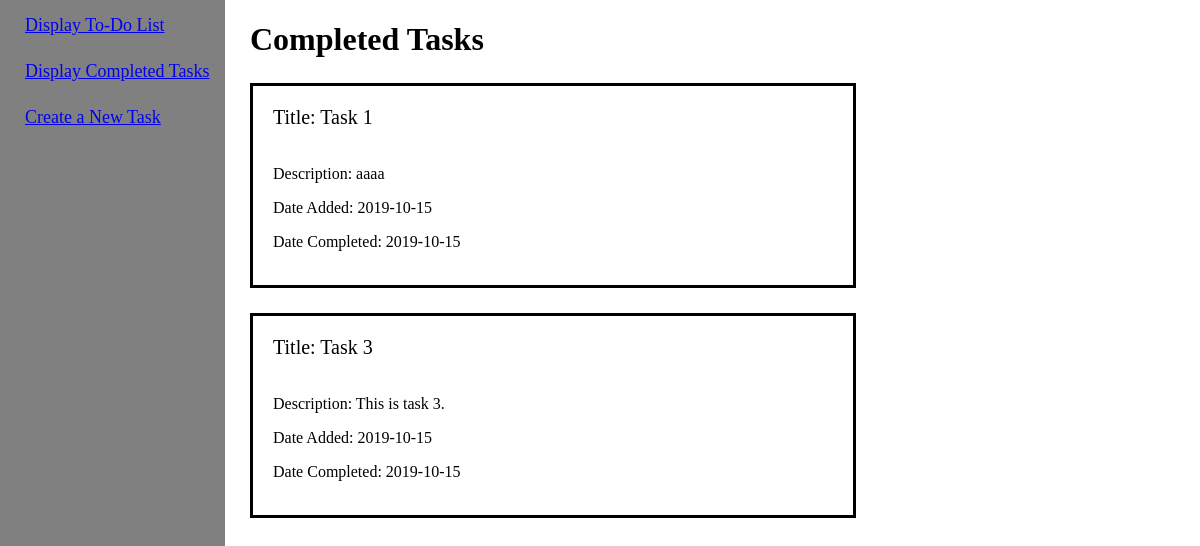
Page /completed on the committed database.
### app/models.py (models this page shows, shortened)
class Task(db.Model):
    id = db.Column(db.Integer, primary_key=True)
    title = db.Column(db.String(150), index=True, unique=True)
    description = db.Column(db.String(500), index=True, unique=True, nullable=True)
    date = db.Column(db.Date())
    completed = db.Column(db.Boolean)
    dateCompleted = db.Column(db.Date())

### app/views.py (the view)
@app.route('/completed')
def display_completed():
    tasks = models.Task.query.all()
    return render_template("view_completed.html",
                           title="Completed Tasks",
                           tasks=tasks)

### app/templates/view_completed.html
{% extends "base.html" %}
{% block content %}
  <h1>Completed Tasks</h1>
  {% for task in tasks %}
    {% if task.completed %}
      <div id="tasks">
        <p id="title">Title: {{ task.title }}</p>
        <p id="desc">Description: {{ task.description }}</p>
        <p id="date">Date Added: {{ task.date }}</p>
        <p id="date">Date Completed: {{ task.dateCompleted }}</p><br>
      </div>
    {% endif %}
  {% endfor %}
{% endblock %}

### app/static/style.css (style rules this page uses)
html { height: 100%; }
body { position: relative; min-height: 100%; margin: 0; padding: 0; }
div { margin-left: 250px; height: 100%; }
h1 { margin-left: 250px; }
#tasks { border-style: solid; margin-top: 25px; width: 50%; display: block; }
#title { font-size: 20px; margin-left: 20px; display: inline-block; }
#desc { font-size: 16px; margin-left: 20px; }
#date { font-size:16px; margin-left: 20px; }

### rows in the picture
Task: title "Task 1", description "aaaa", date "2019-10-15", dateCompleted "2019-10-15"
Task: title "Task 3", description "This is task 3.", date "2019-10-15", dateCompleted "2019-10-15"
